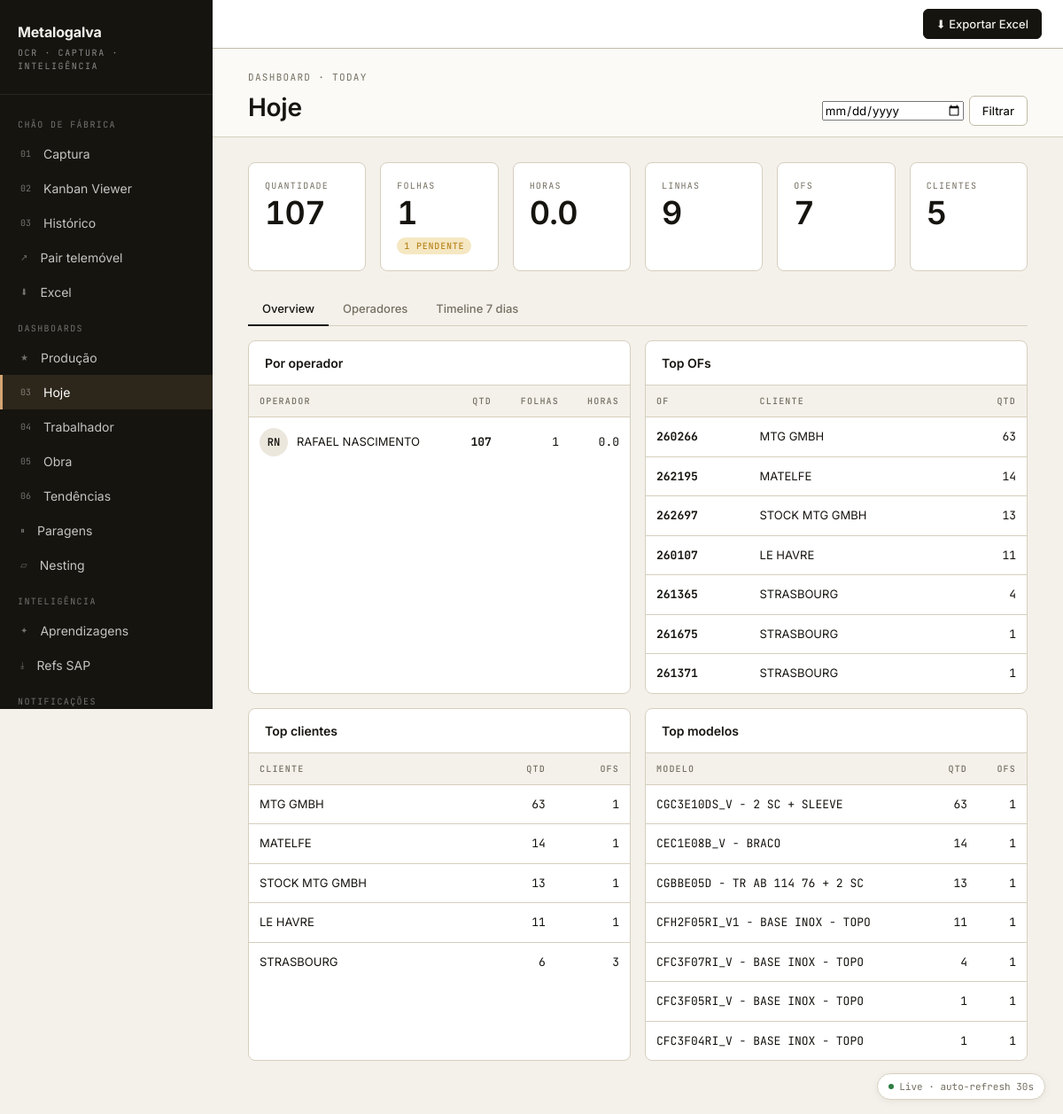
/dashboard, run on the app's committed database.
### tables this page shows
CREATE TABLE production_rows (
    id INTEGER PRIMARY KEY AUTOINCREMENT,
    sheet_id INTEGER NOT NULL REFERENCES sheets(id) ON DELETE CASCADE,
    row_index INTEGER NOT NULL,
    -- denormalised from sheet header / footer
    operador TEXT,
    sheet_date TEXT,                  -- DD-MM-YYYY as captured (kept as text; query via substr/julianday)
    sheet_iso_date TEXT,              -- YYYY-MM-DD for SQL date() comparisons
    captured_at TIMESTAMP,
    validated_at TIMESTAMP,
    sheet_status TEXT,
    sheet_hours REAL,                 -- footer.horas_trabalhadas as decimal hours
    sheet_total_qty INTEGER,          -- sum(qtd) of the sheet (for ratios)
    -- row data
    pri TEXT,
    cliente TEXT,
    ov TEXT,
    of TEXT,
    modelo TEXT,
    qtd INTEGER,
    comp_mm INTEGER,
    larg_mm INTEGER,
    lote TEXT,
    coni TEXT,
    esp REAL,
    lbase INTEGER,
    ltopo INTEGER, m2 REAL, nesting TEXT, qtd_metros REAL, cesta_n TEXT, inicio TEXT, fim TEXT,
    UNIQUE (sheet_id, row_index)
);

### backend/app/web/main.py (the view)
@app.get("/dashboard", response_class=HTMLResponse)
def dashboard_today(request: Request, date: str | None = None) -> Response:
    if date and not _ISO_DATE_RE.match(date):
        date = None
    summary = kpis.today_summary(reference_date=date)
    daily = kpis.daily_trend(days=7, end_date=date)
    daily_op = kpis.daily_per_operador(days=7, end_date=date)
    return templates.TemplateResponse(
        request,
        "dashboard_today.html",
        {
            "summary": summary,
            "daily": daily,
            "daily_op": daily_op,
            "active_tab": "today",
            "date_filter": date,
        },
    )

### backend/app/web/templates/dashboard_today.html (shortened to what this page needs)
{% extends "base.html" %}
{% set live = true %}
{% block content %}
<div x-data="{ layout: localStorage.getItem('today_layout') || 'overview' }"
     x-init="$watch('layout', v => localStorage.setItem('today_layout', v))">
  <div class="page-h">
    <div>
      <div class="page-eyebrow">Dashboard · {{ summary.date }}</div>
      <h1 class="page-title">Hoje</h1>
    </div>
    <form method="get" action="/dashboard" style="display:flex; gap:6px; align-items:center;">
      <input type="date" name="date" value="{{ date_filter or '' }}"
             min="2024-01-01" max="2030-12-31"
             placeholder="aaaa-mm-dd" pattern="\d{4}-\d{2}-\d{2}">
      <button class="btn">Filtrar</button>
    </form>
  </div>
  <div id="dash-data" class="page-content"
       hx-get="{{ request.url }}"
       hx-trigger="every 30s"
       hx-select="#dash-data"
       hx-swap="outerHTML">
    {% set t = summary.totals %}
    <div class="kpi-grid kpi-row" style="grid-template-columns: repeat(6, 1fr); margin-bottom:24px;">
      <div class="kpi">
        <div class="kpi-l">Quantidade</div>
        <div class="kpi-v">{{ t.total_qty }}</div>
      </div>
      <div class="kpi">
        <div class="kpi-l">Folhas</div>
        <div class="kpi-v">{{ t.total_sheets }}</div>
        {% if t.sheets_pending and t.sheets_pending > 0 %}
        <div class="kpi-d">
          <span class="pill warn">{{ t.sheets_pending }} pendente</span>
        </div>
        {% elif t.sheets_validated and t.sheets_validated > 0 %}
        <div class="kpi-d">
          <span class="pill ok">{{ t.sheets_validated }} validada(s)</span>
        </div>
        {% endif %}
      </div>
      <div class="kpi">
        <div class="kpi-l">Horas</div>
        <div class="kpi-v">{{ "%.1f"|format(t.total_hours or 0) }}</div>
      </div>
      <div class="kpi">
        <div class="kpi-l">Linhas</div>
        <div class="kpi-v">{{ t.total_rows }}</div>
      </div>
      <div class="kpi">
        <div class="kpi-l">OFs</div>
        <div class="kpi-v">{{ t.total_ofs }}</div>
      </div>
      <div class="kpi">
        <div class="kpi-l">Clientes</div>
        <div class="kpi-v">{{ t.total_clientes }}</div>
      </div>
    </div>
    <div class="tabs" style="margin-bottom:16px;">
      <button class="tab" :class="{ active: layout === 'overview' }" @click="layout = 'overview'">Overview</button>
      <button class="tab" :class="{ active: layout === 'operadores' }" @click="layout = 'operadores'">Operadores</button>
      <button class="tab" :class="{ active: layout === 'timeline' }" @click="layout = 'timeline'">Timeline 7 dias</button>
    </div>
    <div x-show="layout === 'overview'" x-cloak>
      <div style="display:grid; grid-template-columns:1fr 1fr; gap:16px;" class="d-grid">
        <div class="card">
          <div class="card-h"><div class="card-h-title">Por operador</div></div>
          {% if summary.by_operador %}
          <table class="tbl">
            <thead><tr><th>Operador</th><th style="text-align:right;">Qtd</th><th style="text-align:right;">Folhas</th><th style="text-align:right;">Horas</th></tr></thead>
            <tbody>
            {% for r in summary.by_operador %}
            <tr>
              <td>
                <div style="display:flex; align-items:center; gap:10px;">
                  <span class="avatar">{{ r.operador.split(' ') | map('first') | join('') }}</span>
                  <a href="/dashboard/workers/{{ r.operador|urlencode }}">{{ r.operador }}</a>
                </div>
              </td>
              <td class="mono" style="text-align:right;"><b>{{ r.qty }}</b></td>
              <td class="mono" style="text-align:right;">{{ r.sheets }}</td>
              <td class="mono" style="text-align:right;">{{ "%.1f"|format(r.hours or 0) }}</td>
            </tr>
            {% endfor %}
            </tbody>
          </table>
          {% else %}<div class="card-b muted">Sem dados.</div>{% endif %}
        </div>
        <div class="card">
          <div class="card-h"><div class="card-h-title">Top OFs</div></div>
          {% if summary.by_of %}
          <table class="tbl">
            <thead><tr><th>OF</th><th>Cliente</th><th style="text-align:right;">Qtd</th></tr></thead>
            <tbody>
            {% for r in summary.by_of %}
            <tr>
              <td class="mono"><a href="/dashboard/jobs/{{ r.of }}"><b>{{ r.of }}</b></a></td>
              <td>{{ r.cliente }}</td>
              <td class="mono" style="text-align:right;">{{ r.qty }}</td>
            </tr>
            {% endfor %}
            </tbody>
          </table>
          {% else %}<div class="card-b muted">Sem dados.</div>{% endif %}
        </div>
        <div class="card">
          <div class="card-h"><div class="card-h-title">Top clientes</div></div>
          {% if summary.by_cliente %}
          <table class="tbl">
            <thead><tr><th>Cliente</th><th style="text-align:right;">Qtd</th><th style="text-align:right;">OFs</th></tr></thead>
            <tbody>
            {% for r in summary.by_cliente %}
            <tr><td>{{ r.cliente }}</td><td class="mono" style="text-align:right;">{{ r.qty }}</td><td class="mono" style="text-align:right;">{{ r.ofs }}</td></tr>
            {% endfor %}
            </tbody>
          </table>
          {% else %}<div class="card-b muted">Sem dados.</div>{% endif %}
        </div>
        <div class="card">
          <div class="card-h"><div class="card-h-title">Top modelos</div></div>
          {% if summary.by_modelo %}
          <table class="tbl">
            <thead><tr><th>Modelo</th><th style="text-align:right;">Qtd</th><th style="text-align:right;">OFs</th></tr></thead>
            <tbody>
            {% for r in summary.by_modelo %}
            <tr><td class="mono tiny">{{ r.modelo }}</td><td class="mono" style="text-align:right;">{{ r.qty }}</td><td class="mono" style="text-align:right;">{{ r.ofs }}</td></tr>
            {% endfor %}
            </tbody>
          </table>
          {% else %}<div class="card-b muted">Sem dados.</div>{% endif %}
        </div>
      </div>
    </div>
  </div>
</div>
{% endblock %}

### backend/app/web/static/design.css (style rules this page uses)
:root { --paper: #F4F1EB; --paper-2: #ECE7DD; --paper-3: #E2DCCE; --ink: #16140F; --ink-2: #2A271F; --ink-3: #4A453A; --ink-4: #756F61; --ink-5: #9B9587; --rule: #D6CFBE; --rule-2: #C2BAA5; --surface: #FBFAF6; --surface-2: #FFFFFF; --accent: #D4A574; --accent-ink: #8A5F2D; --accent-soft: #F0E2C9; --ok: #2F7D43; --ok-soft: #DDEBD8; --warn: #B8841C; --warn-soft: #F5E7C2; --crit: #B53024; --crit-soft: #F4D7D2; --info: #2D5B8A; --info-soft: #D5E2EE; --font-sans: 'Inter', system-ui, -apple-system, sans-serif; --font-mono: 'JetBrains Mono', ui-monospace, monospace; --font-hand: 'Caveat', cursive; }
* { box-sizing: border-box; }
html, body { margin: 0; padding: 0; }
body { font-family: var(--font-sans); background: var(--paper); color: var(--ink); font-size: 15px; line-height: 1.5; -webkit-font-smoothing: antialiased; -moz-osx-font-smoothing: grayscale; }
a { color: inherit; text-decoration: none; }
input, button, select, textarea { font-family: inherit; }
.mono { font-family: var(--font-mono); font-feature-settings: 'tnum'; }
.tiny { font-size: 11px; }
input[type="date"] { min-width: 160px; }
.page-h { padding: 24px 40px 12px; border-bottom: 1px solid var(--rule); background: var(--surface); display: flex; align-items: flex-end; justify-content: space-between; gap: 16px; flex-wrap: wrap; }
.page-eyebrow { font-family: var(--font-mono); font-size: 11px; letter-spacing: 0.12em; text-transform: uppercase; color: var(--ink-4); margin-bottom: 4px; }
.page-title { font-size: 28px; font-weight: 600; letter-spacing: -0.01em; margin: 0; }
.page-content { padding: 28px 40px 60px; }
.btn { display: inline-flex; align-items: center; gap: 8px; padding: 8px 14px; border: 1px solid var(--rule-2); background: var(--surface-2); border-radius: 6px; font-size: 13px; font-weight: 500; color: var(--ink); cursor: pointer; transition: all .12s; text-decoration: none; }
.pill { display: inline-flex; align-items: center; gap: 4px; padding: 2px 8px; border-radius: 999px; font-family: var(--font-mono); font-size: 10px; letter-spacing: 0.08em; text-transform: uppercase; font-weight: 500; }
.pill.warn { background: var(--warn-soft); color: var(--warn); }
.card { background: var(--surface-2); border: 1px solid var(--rule); border-radius: 8px; }
.card-h { padding: 14px 18px; border-bottom: 1px solid var(--rule); display: flex; align-items: center; justify-content: space-between; gap: 12px; }
.card-h-title { font-weight: 600; font-size: 14px; }
.tbl { width: 100%; border-collapse: collapse; }
.tbl th { text-align: left; padding: 10px 12px; font-family: var(--font-mono); font-size: 10px; letter-spacing: 0.12em; text-transform: uppercase; color: var(--ink-4); font-weight: 500; border-bottom: 1px solid var(--rule); background: var(--paper); }
.tbl td { padding: 12px; border-bottom: 1px solid var(--rule); font-size: 13px; vertical-align: middle; }
.tbl tr:last-child td { border-bottom: none; }
.kpi-grid { display: grid; gap: 16px; }
.kpi { background: var(--surface-2); border: 1px solid var(--rule); border-radius: 8px; padding: 18px; }
.kpi-l { font-family: var(--font-mono); font-size: 10px; letter-spacing: 0.12em; text-transform: uppercase; color: var(--ink-4); }
.kpi-v { font-size: 36px; font-weight: 600; letter-spacing: -0.02em; margin-top: 4px; line-height: 1.1; font-variant-numeric: tabular-nums; }
.kpi-d { display: flex; align-items: center; gap: 6px; margin-top: 8px; font-size: 12px; }
.tabs { display: flex; gap: 0; border-bottom: 1px solid var(--rule); }
.tab { padding: 10px 16px; cursor: pointer; border-bottom: 2px solid transparent; font-size: 13px; font-weight: 500; color: var(--ink-4); margin-bottom: -1px; background: transparent; border-top: none; border-left: none; border-right: none; }
.tab.active { color: var(--ink); border-bottom-color: var(--ink); }
.avatar { width: 32px; height: 32px; border-radius: 50%; background: var(--paper-2); display: inline-flex; align-items: center; justify-content: center; font-weight: 600; font-size: 12px; font-family: var(--font-mono); flex-shrink: 0; }

### data on the page
production_rows: of "262697", cliente "STOCK MTG GMBH", qty "13", modelo "CGBBE05D - TR AB 114 76 + 2 SC", ofs "1"
production_rows: of "261675", cliente "STRASBOURG", qty "1", modelo "CFC3F05RI_V - BASE INOX - TOPO", ofs "1"
production_rows: of "261371", cliente "STRASBOURG", qty "1", modelo "CFC3F04RI_V - BASE INOX - TOPO", ofs "1"
production_rows: cliente "MTG GMBH", qty "63", ofs "1"
production_rows: modelo "CEC1E08B_V - BRACO", qty "14", ofs "1"

### other printed values
{{ summary.date }} "TODAY"
{{ t.total_qty }} "107"
{{ t.total_sheets }} "1"
{{ t.sheets_pending }} "1"
{{ "%.1f"|format(t.total_hours or 0) }} "0.0"
{{ t.total_rows }} "9"
{{ t.total_ofs }} "7"
{{ t.total_clientes }} "5"
{{ r.operador.split(' ') | map('first') | join('') }} "RN"
{{ r.operador }} "RAFAEL NASCIMENTO"
{{ r.qty }} "107"
{{ r.sheets }} "1"
{{ "%.1f"|format(r.hours or 0) }} "0.0"
{{ r.of }} "260266" "262195" "260107" "261365"
{{ r.cliente }} "MTG GMBH" "MATELFE" "LE HAVRE" "STRASBOURG"
